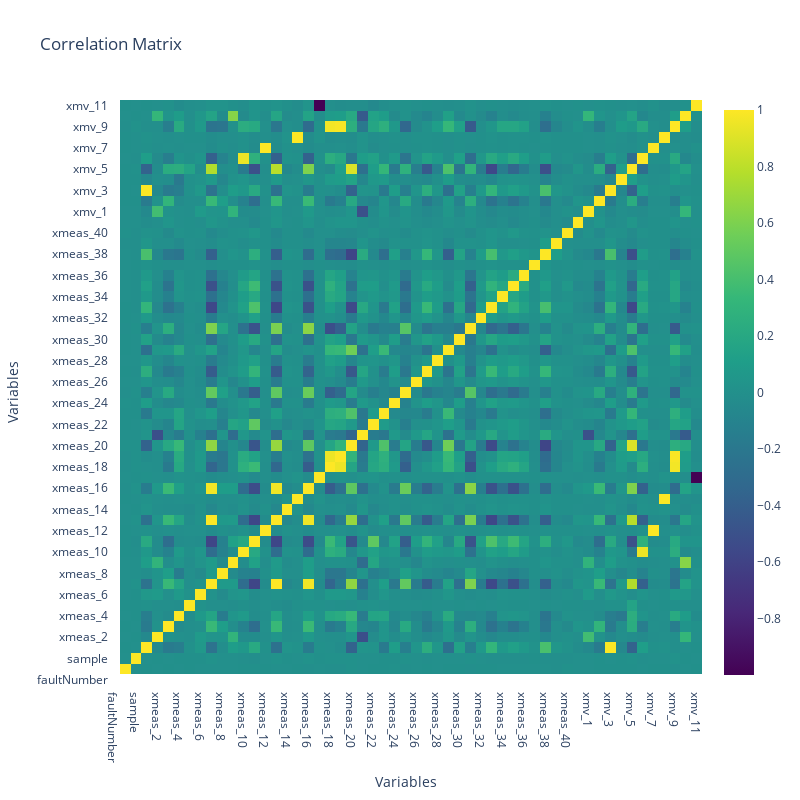

The code cell stored with this chart in its notebook:
### Markdown cell above
- 센서 값(`xmeas`, `xmv`) 들의 변수간 상관 관계를 이해하기 위해, Corrleation Matrix 를 시각화 합니다.
- Correlation 의 값이 0(초록색)에 가까울 수록, 변수간 상관 관계가 적다는 것을 뜻합니다.
- 반대로, Correlation 의 값이 1(노란색) 또는 -1(남색) 에 가까울 수록, 양 또는 음의 상관 관계가 강하게 나타남을 의미합니다.
- 일부 변수들 끼리 양, 음의 상관 관계가 강하게 나타남을 알 수 있습니다.

### Code cell
import pandas as pd
import plotly.graph_objects as go

# 학습 데이터의 상관관계를 계산합니다.
correlation_matrix = train_data.corr()

# Plotly 를 이용하여 Heatmap 을 그립니다.
fig = go.Figure(
    data=go.Heatmap(
        z=correlation_matrix.values,
        x=correlation_matrix.columns,
        y=correlation_matrix.index,
        colorscale='Viridis',
        text=correlation_matrix.round(2),  # 상관관계를 소수점 2자리 까지 표시합니다.
        hoverinfo='text',
    )
)
fig.update_layout(
    title='Correlation Matrix',
    xaxis=dict(title='Variables'),
    yaxis=dict(title='Variables'),
    width=800, height=800,
    plot_bgcolor='#ffffff'
)
fig.show()

### Figure 1 — Plotly figure (JSON) as saved in the notebook; plotly's stock layout.template omitted (floating-point values rounded to 4 significant figures; data arrays with more than 128 entries replaced by an {"elided": "..."} marker saying what was removed)
{"data": [{"colorscale": [[0, "#440154"], [0.1111, "#482878"], [0.2222, "#3e4989"], [0.3333, "#31688e"], [0.4444, "#26828e"], [0.5556, "#1f9e89"], [0.6667, "#35b779"], [0.7778, "#6ece58"], [0.8889, "#b5de2b"], [1, "#fde725"]], "hoverinfo": "text", "text": {"elided": "55x55 float values"}, "type": "heatmap", "x": ["faultNumber", "simulationRun", "sample", "xmeas_1", "xmeas_2", "xmeas_3", "xmeas_4", "xmeas_5", "xmeas_6", "xmeas_7", "xmeas_8", "xmeas_9", "xmeas_10", "xmeas_11", "xmeas_12", "xmeas_13", "xmeas_14", "xmeas_15", "xmeas_16", "xmeas_17", "xmeas_18", "xmeas_19", "xmeas_20", "xmeas_21", "xmeas_22", "xmeas_23", "xmeas_24", "xmeas_25", "xmeas_26", "xmeas_27", "xmeas_28", "xmeas_29", "xmeas_30", "xmeas_31", "xmeas_32", "xmeas_33", "xmeas_34", "xmeas_35", "xmeas_36", "xmeas_37", "xmeas_38", "xmeas_39", "xmeas_40", "xmeas_41", "xmv_1", "xmv_2", "xmv_3", "xmv_4", "xmv_5", "xmv_6", "xmv_7", "xmv_8", "xmv_9", "xmv_10", "xmv_11"], "y": ["faultNumber", "simulationRun", "sample", "xmeas_1", "xmeas_2", "xmeas_3", "xmeas_4", "xmeas_5", "xmeas_6", "xmeas_7", "xmeas_8", "xmeas_9", "xmeas_10", "xmeas_11", "xmeas_12", "xmeas_13", "xmeas_14", "xmeas_15", "xmeas_16", "xmeas_17", "xmeas_18", "xmeas_19", "xmeas_20", "xmeas_21", "xmeas_22", "xmeas_23", "xmeas_24", "xmeas_25", "xmeas_26", "xmeas_27", "xmeas_28", "xmeas_29", "xmeas_30", "xmeas_31", "xmeas_32", "xmeas_33", "xmeas_34", "xmeas_35", "xmeas_36", "xmeas_37", "xmeas_38", "xmeas_39", "xmeas_40", "xmeas_41", "xmv_1", "xmv_2", "xmv_3", "xmv_4", "xmv_5", "xmv_6", "xmv_7", "xmv_8", "xmv_9", "xmv_10", "xmv_11"], "z": {"elided": "55x55 float values"}}], "layout": {"height": 800, "plot_bgcolor": "#ffffff", "title": {"text": "Correlation Matrix"}, "width": 800, "xaxis": {"title": {"text": "Variables"}}, "yaxis": {"title": {"text": "Variables"}}}}
